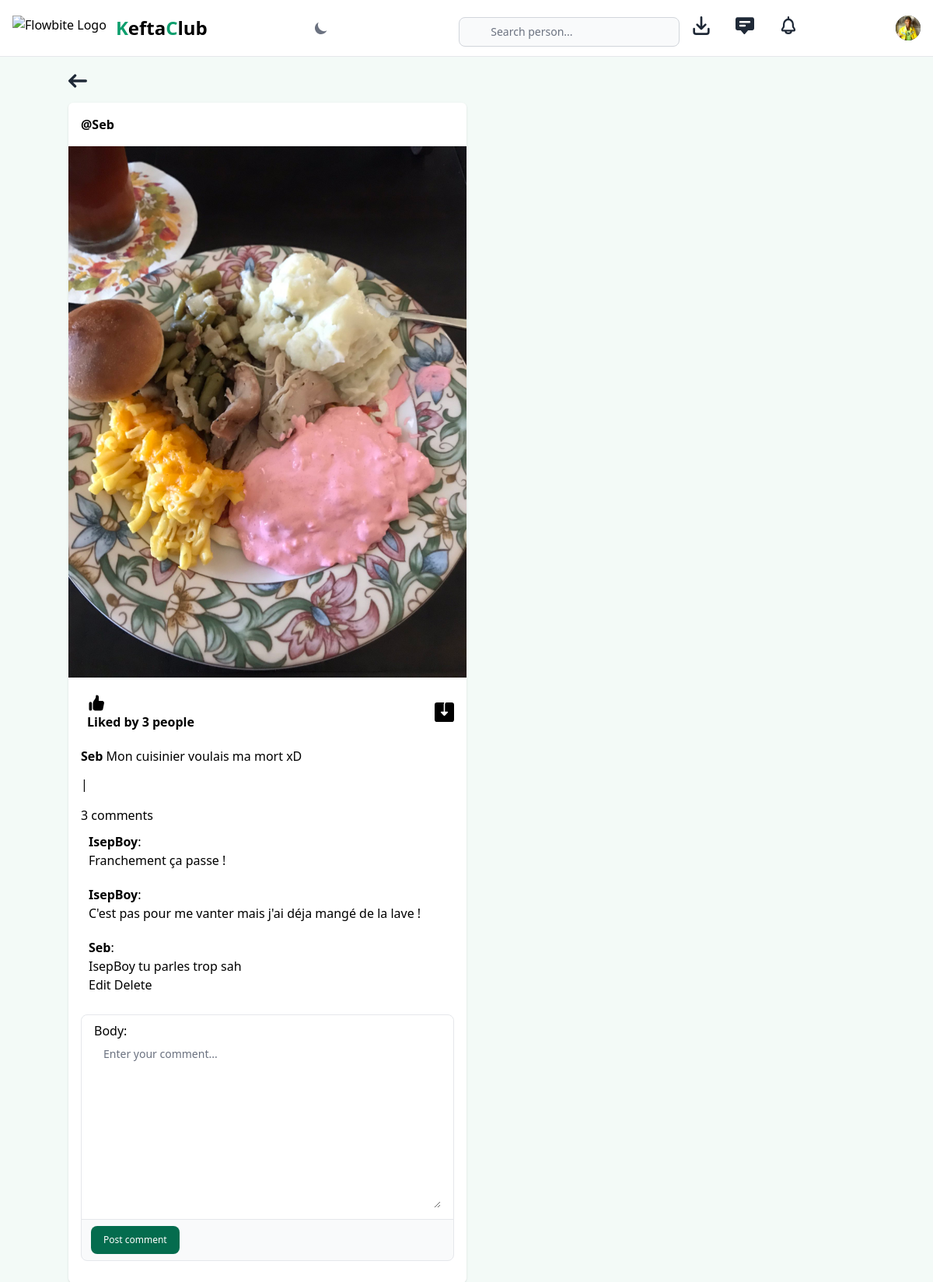
Screenshot of /post/2a9b9c3e-0858-4afe-bdfd-2a35e7e51c12 (signed in) with the database file from the repository.
### core/models.py (models this page shows, shortened)
class Profile(models.Model):
    user = models.ForeignKey(User, on_delete=models.CASCADE)
    id_user = models.IntegerField()
    bio = models.TextField(blank=True)
    profileimg = models.ImageField(upload_to='profile_images', default='blank-profile-picture.png')
    location = models.CharField(max_length=100, blank=True)
    birthDate = models.DateTimeField(default=datetime.fromisoformat("2000-01-01"))
    favoriteSpicyness =models.CharField(max_length=100, default="0")
    favoriteCooking =models.CharField(max_length=100, default="burnt")
    favoriteOrigin =models.CharField(max_length=100, default="Leftovers")

class Post(models.Model):
    id = models.UUIDField(primary_key=True, default=uuid.uuid4)
    user = models.CharField(max_length=100)
    image = models.ImageField(upload_to='post_images')
    caption = models.TextField()
    created_at = models.DateTimeField(default=datetime.now)
    no_of_likes = models.IntegerField(default=0)
    Spicyness =models.CharField(max_length=100, default="0")
    Cooking =models.CharField(max_length=100,  default="burnt")
    Origin =models.CharField(max_length=100,  default="Leftovers")
    location = models.CharField(max_length=100, default="unknown")

class Comment(models.Model):
    post = models.ForeignKey(Post,on_delete=models.CASCADE,related_name='comments')
    body = models.TextField()
    created_on = models.DateTimeField(auto_now_add=True)
    username = models.CharField(max_length=100, default='unknown')
    class Meta:
        ordering = ['created_on']

### core/views.py (the view, shortened to what this page needs)
# urls.py: path('post/<str:pk>', views.post_detail, name='post_detail'),
@login_required(login_url='signin')
def post_detail(request, pk):
    post = get_object_or_404(Post, pk=pk)
    user_object = User.objects.get(username=request.user.username)
    comments = post.comments.all()
    new_comment = None
    user_profile = Profile.objects.get(user=user_object)
    comment_form = CommentForm()
    return render(request, 'post_detail.html', {
        'post': post,
        'user_profile': user_profile,
        'comments': comments,
        'new_comment': new_comment,
        'comment_form': comment_form
    })

### core/forms.py
class CommentForm(forms.ModelForm):
    class Meta:
        model = Comment
        fields = ('body',)
        widgets = {
            'body': forms.Textarea(attrs={
                'class': 'w-full px-0 text-sm text-gray-900 bg-white border-0 dark:bg-gray-800 focus:ring-0 dark:text-white dark:placeholder-gray-400',
                'placeholder': 'Enter your comment...'
            }),
        }

### templates/post_detail.html (shortened to what this page needs)
{% extends "_base.html" %}
{% load static %}
{% block content %}
<a href="/">
    <svg class="w-6 h-6 text-gray-800 dark:text-white mb-4" aria-hidden="true" xmlns="http://www.w3.org/2000/svg" fill="none" viewBox="0 0 14 10">
        <path stroke="currentColor" stroke-linecap="round" stroke-linejoin="round" stroke-width="2" d="M13 5H1m0 0 4 4M1 5l4-4"/>
    </svg>
</a>
<div class="container m-auto">
        <div class="flex w-1/2 self-center">
            <div class="bg-white shadow rounded-md  -mx-2 lg:mx-0">
                <div class="flex justify-between items-center px-4 py-3">
                    <div class="flex flex-1 items-center space-x-4">
                        <span class="block font-semibold "><a
                                href="/profile/{{post.user}}">@{{post.user}}</a></span>
                    </div>
                    <div>
                        <a href="#"> <i
                                class="icon-feather-more-horizontal text-2xl hover:bg-gray-200 rounded-full p-2 transition -mr-1 "></i>
                        </a>
                    </div>
                </div>
                <div uk-lightbox>
                    <a href="/post/{{post.id}}">
                        <img src="{{post.image.url}}" alt="">
                    </a>
                </div>
                <div class="py-3 px-4 space-y-3">
                    <div class="flex space-x-4 lg:font-bold">
                        <a href="/like-post?post_id={{post.id}}" class="flex items-center space-x-2">
                            <div class="p-2 rounded-full text-black">
                                {% if post.no_of_likes == 0 %}
                                <p>No likes</p>
                                {% elif post.no_of_likes == 1 %}
                                <p>Liked by {{post.no_of_likes}} person</p>
                                {% else %}
                                <p>Liked by {{post.no_of_likes}} people</p>
                                {% endif %}
                            </div>
                        </a>
                        <a href="{{post.image.url}}" class="flex items-center space-x-2 flex-1 justify-end"
                            download>
                        </a>
                    </div>
                    <p>
                        <a href="/profile/{{post.user}}"><strong>{{post.user}}</strong></a> {{post.caption}}
                    </p>
                    <div class="container">
                        <div class="row">
                            <div class="col-md-8 card mb-4 mt-3 left top">
                                <div class="card-body">
                                    <p class="text-muted">{{ post.author }} | {{ post.date }}</p>
                                </div>
                            </div>
                            <div class="col-md-8 card mb-4 mt-3">
                                <div class="card-body" style="max-height: 300px; overflow-y: auto;">
                                    <h2>{{ comments.count }} comments</h2>
                                    <div id="comments">
                                        {% for comment in comments %}
                                        <div id="comment-{{ comment.pk }}" class="comments" style="padding: 10px;">
                                            <p><strong>{{ comment.username }}</strong>: <span class="comment-body">{{ comment.body | linebreaks }}</span></p>
                                            {% if comment.username == request.user.username %}
                                                <button class="edit-comment" data-id="{{ comment.pk }}">Edit</button>
                                                <button class="delete-comment" data-id="{{ comment.pk }}">Delete</button>
                                            {% endif %}
                                        </div>
                                        {% empty %}
                                        <p>No comments yet.</p>
                                        {% endfor %}
                                    </div>
                                </div>
                            </div>
                        </div>
                    </div>
                    <div class="container">
                        <div class="row">
                            <div class="col-md-8">
                                <div class="send-message">
                                    <form id="comment-form" method="POST" action="{% url 'post_detail' post.pk %}" style="margin-top: 0.5em;">
                                        <div class="w-full mb-4 border border-gray-200 rounded-lg bg-gray-50 dark:bg-gray-700 dark:border-gray-600">
                                            <div class="px-4 py-2 bg-white rounded-t-lg dark:bg-gray-800">
                                                {{ comment_form.as_table }}
                                            </div>
                                            <div class="flex items-center justify-between px-3 py-2 border-t dark:border-gray-600">
                                                <button type="submit" class="inline-flex items-center py-2.5 px-4 text-xs font-medium text-center text-white bg-green-700 rounded-lg focus:ring-4 focus:ring-green-200 dark:focus:ring-green-900 hover:bg-green-800">
                                                    Post comment
                                                </button>
                                            </div>
                                        </div>
                                     </form>
                                </div>
                            </div>
                        </div>
                    </div>
                </div>
            </div>
        </div>
</div>
{% endblock content %}

### templates/_base.html (shortened to what this page needs)
{% load compress %}
{% load static %}
<!DOCTYPE html>
<html lang="en">
<head>
    {% compress css %}
    <link rel="stylesheet" href="{% static './src/output.css' %}">
    {% endcompress %}
</head>
<body class="bg-green-50 dark:bg-gray-700">
    <nav class="bg-white dark:bg-gray-900 fixed w-full z-20 top-0 start-0 border-b border-gray-200 dark:border-gray-600">
        <div class="max-w-screen-xl flex flex-wrap items-center justify-between mx-auto p-4">
            <a href="/" class="flex items-center space-x-3 rtl:space-x-reverse">
                <img src="{% static './images/Karmine_Corp_logo.svg' %}" class="h-8" alt="Flowbite Logo" />
                <span class="self-center text-2xl font-bold whitespace-nowrap dark:text-white"><span class="text-green-500">K</span>efta<span class="text-green-500">C</span>lub</span>
            </a>
            <button id="theme-toggle" type="button" class="text-gray-500 dark:text-gray-400 hover:bg-gray-100 dark:hover:bg-gray-700 focus:outline-none focus:ring-4 focus:ring-gray-200 dark:focus:ring-gray-700 rounded-lg text-sm p-2.5">
                <svg id="theme-toggle-dark-icon" class="hidden w-5 h-5" fill="currentColor" viewBox="0 0 20 20" xmlns="http://www.w3.org/2000/svg"><path d="M17.293 13.293A8 8 0 016.707 2.707a8.001 8.001 0 1010.586 10.586z"></path></svg>
            </button>
            {% if user_profile.user.is_authenticated %}
            <div class="flex items-center md:order-2 space-x-3 md:space-x-0 rtl:space-x-reverse">
                <button type="button" class="flex text-sm bg-gray-800 rounded-full md:me-0 focus:ring-4 focus:ring-gray-300 dark:focus:ring-gray-600" id="user-menu-button" aria-expanded="false" data-dropdown-toggle="user-dropdown" data-dropdown-placement="bottom">
                <img class="w-8 h-8 rounded-full" src="{{user_profile.profileimg.url}}" alt="user photo">
                </button>
            </div>
            <div class="items-center justify-between hidden w-full md:flex md:w-auto md:order-1" id="navbar-user">
                <form action="/search" method="POST" class="block h-8 justify-center ml-4 mr-8">
                    <input type="text" name="username" class="block w-full mx-4 my-0.5 p-2 ps-10 text-sm text-gray-900 border border-gray-300 rounded-lg bg-gray-50 focus:ring-green-500 focus:border-green-500 dark:bg-gray-700 dark:border-gray-600 dark:placeholder-gray-400 dark:text-white dark:focus:ring-green-500 dark:focus:border-green-500" placeholder="Search person...">&nbsp; &nbsp;
                </form>
                <ul class="flex flex-col font-medium p-4 md:p-0 mt-4 border border-gray-100 rounded-lg bg-gray-50 md:space-x-8 rtl:space-x-reverse md:flex-row md:mt-0 md:border-0 md:bg-white dark:bg-gray-800 md:dark:bg-gray-900 dark:border-gray-700">
                    <li>
                        <a href="#">
                            <button id="dropdownNotificationButton3" data-dropdown-toggle="dropdownNotification3" class="relative inline-flex items-center text-sm font-medium text-center text-gray-500 hover:text-gray-900 focus:outline-none dark:hover:text-white dark:text-gray-400" type="button">
                            </button>
                        </a>
                    </li>
                    <li>
                        <button id="dropdownNotificationButton" data-dropdown-toggle="dropdownNotification" class="relative inline-flex items-center text-sm font-medium text-center text-gray-500 hover:text-gray-900 focus:outline-none dark:hover:text-white dark:text-gray-400" type="button">
                        </button>
                    </li>
                    <li class="hidden md:block">
                        <button id="dropdownNotificationButton" data-dropdown-toggle="dropdownNotification2" class="relative inline-flex items-center text-sm font-medium text-center text-gray-500 hover:text-gray-900 focus:outline-none dark:hover:text-white dark:text-gray-400" type="button">
                        </button>
                    </li>
                </ul>
            </div>
            {% else %}
            <a href="/signup">
                <button type="button" class="focus:outline-none text-white bg-green-700 hover:bg-green-800 focus:ring-4 focus:ring-green-300 font-medium rounded-lg text-sm px-5 py-2.5 me-2 mb-2 dark:bg-green-600 dark:hover:bg-green-700 dark:focus:ring-green-800">Register</button>
            </a>
            {% endif %}
        </div>
    </nav>
    <div class="container mx-auto" style="margin-top: 92px;">
        {% block content %}
        {% endblock content %}
    </div>
</body>
</html>

### rows the page displays
Profile: profileimg (picture)
Post: user "Seb", image (picture), no_of_likes "3", caption "Mon cuisinier voulais ma mort xD", count "3"
Comment: username "IsepBoy", body "Franchement ça passe !"
Comment: username "IsepBoy", body "C'est pas pour me vanter mais j'ai déja mangé de la lave !"
Comment: username "Seb", body "IsepBoy tu parles trop sah"
